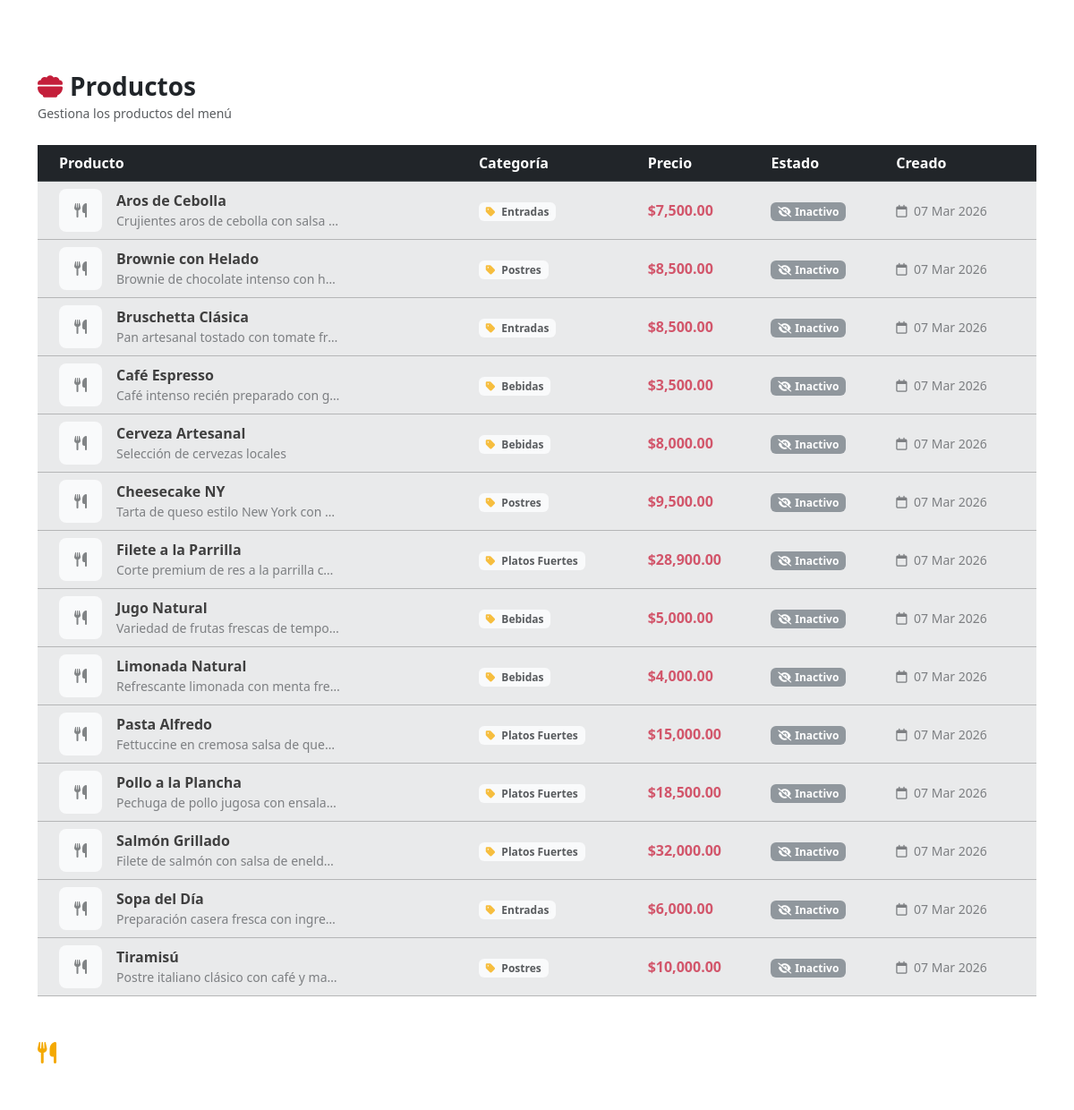
/controllers/catalogo/cprd.php (signed in), run on the app's committed database.
### tables this page shows
CREATE TABLE `productos` (
  `id` int(11) NOT NULL,
  `nombre` varchar(100) NOT NULL,
  `descripcion` text DEFAULT NULL,
  `precio` decimal(10,2) NOT NULL,
  `imagen` varchar(255) DEFAULT NULL COMMENT 'Nombre del archivo en img/productos/',
  `categoria_id` int(11) DEFAULT NULL,
  `disponible` tinyint(1) DEFAULT 1 COMMENT '1=disponible, 0=agotado',
  `destacado` tinyint(1) DEFAULT 0 COMMENT '1=mostrar como destacado',
  `fecha_creacion` timestamp NOT NULL DEFAULT current_timestamp(),
  `fecha_actualizacion` timestamp NULL DEFAULT NULL ON UPDATE current_timestamp()
);

CREATE TABLE `categorias` (
  `id` int(11) NOT NULL,
  `nombre` varchar(100) NOT NULL,
  `descripcion` text DEFAULT NULL,
  `orden` int(11) DEFAULT 0 COMMENT 'Orden de visualización en menú',
  `activa` tinyint(1) DEFAULT 1,
  `fecha_creacion` timestamp NOT NULL DEFAULT current_timestamp()
);

### models/seg.php (called while the page is built, shortened)
<?php
function e($s): string {
    return htmlspecialchars((string)$s, ENT_QUOTES | ENT_SUBSTITUTE, 'UTF-8');
}

### views/catalogo/vprd.php (the view, shortened to what this page needs)
<?php require_once __DIR__ . '/../../models/seg.php'; require_login(); ?>
<?php include __DIR__ . '/../layout/cabezote.php'; ?>
<div class="d-flex flex-wrap justify-content-between align-items-center mb-4 gap-3">
  <div>
    <h2 class="h3 mb-0 fw-bold">
      <i class="fa-solid fa-bowl-food me-2" style="color: #C41E3A;"></i>Productos
    </h2>
    <small class="text-muted">Gestiona los productos del menú</small>
  </div>
</div>
<?php if (empty($productos ?? [])): ?>
  <div class="card shadow-soft border-0">
    <div class="card-body text-center py-5">
      <div class="mb-3">
        <i class="fa-solid fa-utensils fa-4x" style="color: #dee2e6;"></i>
      </div>
      <h5 class="text-muted">No hay productos registrados</h5>
      <p class="text-muted small">Agrega el primer producto al menú</p>
      <?php if (has_role(['admin'])): ?>
        <a class="btn btn-brand mt-2" href="<?php echo BASE_PATH; ?>controllers/catalogo/cprd.php?a=create">
          <i class="fa-solid fa-plus me-2"></i>Crear producto
        </a>
      <?php endif; ?>
    </div>
  </div>
<?php else: ?>
  <div class="card shadow-soft border-0">
    <div class="table-responsive">
      <table class="table table-hover align-middle mb-0 datatable" id="tblProductos">
        <thead class="table-dark">
          <tr>
            <th class="ps-4">Producto</th>
            <th>Categoría</th>
            <th>Precio</th>
            <th>Estado</th>
            <th>Creado</th>
          </tr>
        </thead>
        <tbody>
        <?php foreach (($productos ?? []) as $p): ?>
          <tr class="<?php echo empty($p['activo']) ? 'table-secondary opacity-75' : ''; ?>">
            <td class="ps-4">
              <div class="d-flex align-items-center gap-3">
                <?php if (!empty($p['imagen'])): ?>
                  <img src="<?php echo BASE_PATH; ?>img/productos/<?php echo e($p['imagen']); ?>"
                       alt="<?php echo e($p['nombre']); ?>"
                       class="rounded-3" style="width: 48px; height: 48px; object-fit: cover;">
                <?php else: ?>
                  <div class="rounded-3 d-flex align-items-center justify-content-center bg-light" style="width: 48px; height: 48px;">
                    <i class="fa-solid fa-utensils text-muted"></i>
                  </div>
                <?php endif; ?>
                <div>
                  <div class="fw-semibold"><?php echo e($p['nombre']); ?></div>
                  <div class="small text-muted text-truncate" style="max-width: 250px;">
                    <?php echo e($p['descripcion'] ?? ''); ?>
                  </div>
                </div>
              </div>
            </td>
            <td>
              <span class="badge bg-light text-dark">
                <i class="fa-solid fa-tag me-1" style="color: #F4A900;"></i>
                <?php echo e($p['categoria'] ?? '-'); ?>
              </span>
            </td>
            <td>
              <span class="fw-bold" style="color: #C41E3A;">$<?php echo number_format($p['precio'], 2); ?></span>
            </td>
            <td>
              <?php if (!empty($p['activo'])): ?>
                <span class="badge bg-success"><i class="fa-solid fa-check me-1"></i>Activo</span>
              <?php else: ?>
                <span class="badge bg-secondary"><i class="fa-solid fa-eye-slash me-1"></i>Inactivo</span>
              <?php endif; ?>
            </td>
            <td>
              <span class="small text-muted">
                <i class="fa-regular fa-calendar me-1"></i>
                <?php echo date('d M Y', strtotime($p['fecha_creacion'])); ?>
              </span>
            </td>
          </tr>
        <?php endforeach; ?>
        </tbody>
      </table>
    </div>
  </div>
<?php endif; ?>
<?php include __DIR__ . '/../layout/pie.php'; ?>

### data on the page
productos: nombre "Aros de Cebolla", descripcion "Crujientes aros de cebolla con salsa…", categoria.nombre "Entradas", precio "7,500.00", fecha_creacion "07 Mar 2026"
productos: nombre "Brownie con Helado", descripcion "Brownie de chocolate intenso con h…", categoria.nombre "Postres", precio "8,500.00", fecha_creacion "07 Mar 2026"
productos: nombre "Bruschetta Clásica", descripcion "Pan artesanal tostado con tomate fr…", categoria.nombre "Entradas", precio "8,500.00", fecha_creacion "07 Mar 2026"
productos: nombre "Café Espresso", descripcion "Café intenso recién preparado con g…", categoria.nombre "Bebidas", precio "3,500.00", fecha_creacion "07 Mar 2026"
productos: nombre "Cerveza Artesanal", descripcion "Selección de cervezas locales", categoria.nombre "Bebidas", precio "8,000.00", fecha_creacion "07 Mar 2026"
productos: nombre "Cheesecake NY", descripcion "Tarta de queso estilo New York con…", categoria.nombre "Postres", precio "9,500.00", fecha_creacion "07 Mar 2026"
productos: nombre "Filete a la Parrilla", descripcion "Corte premium de res a la parrilla c…", categoria.nombre "Platos Fuertes", precio "28,900.00", fecha_creacion "07 Mar 2026"
productos: nombre "Jugo Natural", descripcion "Variedad de frutas frescas de tempo…", categoria.nombre "Bebidas", precio "5,000.00", fecha_creacion "07 Mar 2026"
productos: nombre "Limonada Natural", descripcion "Refrescante limonada con menta fre…", categoria.nombre "Bebidas", precio "4,000.00", fecha_creacion "07 Mar 2026"
productos: nombre "Pasta Alfredo", descripcion "Fettuccine en cremosa salsa de que…", categoria.nombre "Platos Fuertes", precio "15,000.00", fecha_creacion "07 Mar 2026"
productos: nombre "Pollo a la Plancha", descripcion "Pechuga de pollo jugosa con ensala…", categoria.nombre "Platos Fuertes", precio "18,500.00", fecha_creacion "07 Mar 2026"
productos: nombre "Salmón Grillado", descripcion "Filete de salmón con salsa de eneld…", categoria.nombre "Platos Fuertes", precio "32,000.00", fecha_creacion "07 Mar 2026"
productos: nombre "Sopa del Día", descripcion "Preparación casera fresca con ingre…", categoria.nombre "Entradas", precio "6,000.00", fecha_creacion "07 Mar 2026"
productos: nombre "Tiramisú", descripcion "Postre italiano clásico con café y ma…", categoria.nombre "Postres", precio "10,000.00", fecha_creacion "07 Mar 2026"
